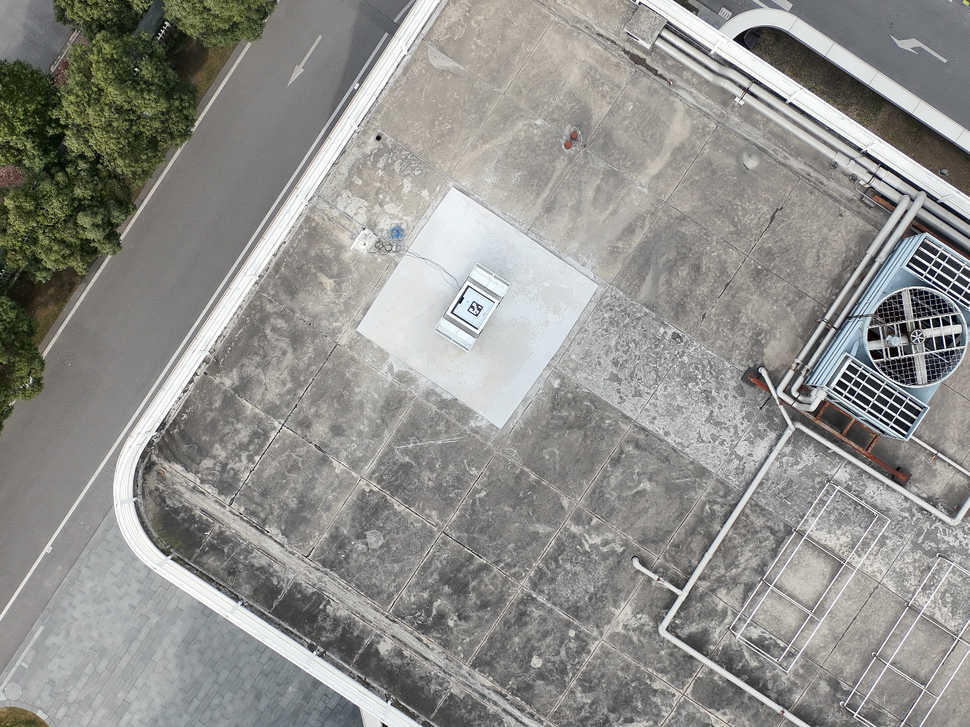
#> input picture PYTHON_EXERCISE/image/test_image.png, 970 x 727 px, shrunk from 1388 x 1040 before the run
$ python TestB.py
#> lines starting #> are read from the running program, lines starting #| are printed output that depends on the picture
import cv2
import numpy as np


def calculate_marker_orientation(corners):
    """
    计算 ArUco 标记的方向向量。

    :param corners: ArUco 标记的四个角点坐标
    :return: 方向向量 (dx, dy)
    """
    # 获取标记的中心点
    center_x = int(np.mean(corners[:, 0]))
    center_y = int(np.mean(corners[:, 1]))

    # 假设 ArUco 标记的第 0 号角点是最左边的角点
    dx = corners[0, 0] - center_x
    dy = corners[0, 1] - center_y

    return dx, dy


def calculate_rotation_angle(dx, dy):
    """
    计算方向向量相对于图像顶部的顺时针旋转角度。

    :param dx: 方向向量的 x 分量
    :param dy: 方向向量的 y 分量
    :return: 顺时针旋转角度（度）
    """
    # 使用 atan2 计算角度，返回值范围 [-pi, pi]
    angle_rad = np.arctan2(dy, dx)

    # 将弧度转换为角度
    angle_deg = np.degrees(angle_rad)

    # 因为OpenCV的坐标系y轴向下，我们计算的是从y轴开始的逆时针角度，
    # 所以我们需要调整角度使其符合顺时针测量的标准（从x轴开始）
    rotation_angle = (90 - angle_deg) % 360

    return rotation_angle


def main():
    # 加载图像
    image_path = '../../image/test_image.png'
    image = cv2.imread(image_path)
#> image is the input picture: shape (727, 970, 3); mean B, G, R 140.4, 144.1, 144.4
    if image is None:
        print("Error: Could not load image.")
        return

    # 转为灰度图
    gray = cv2.cvtColor(image, cv2.COLOR_BGR2GRAY)
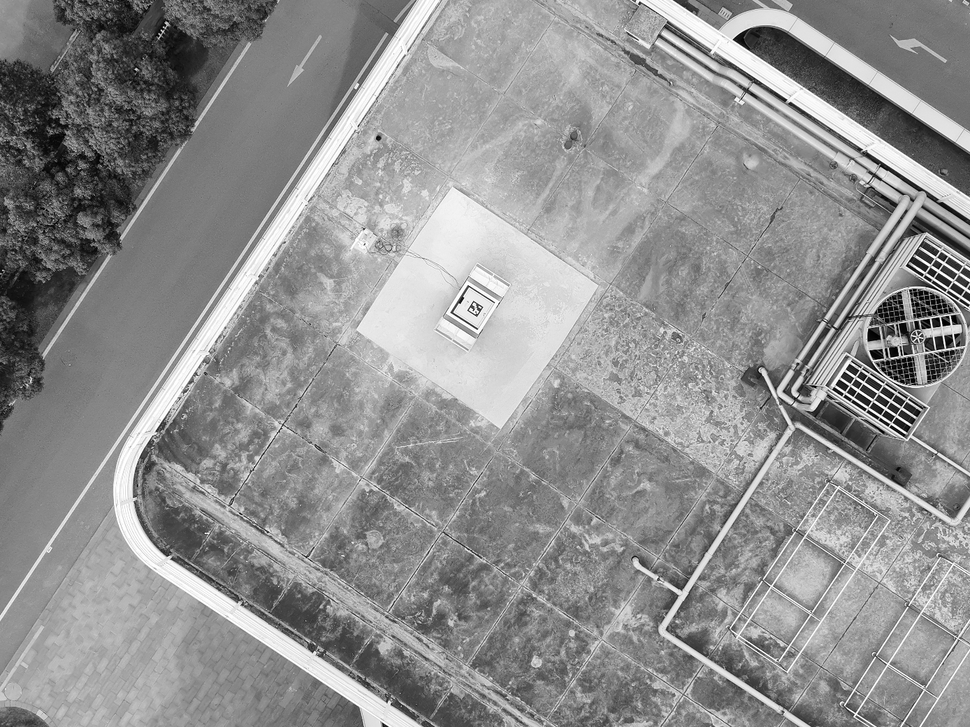
#> gray: shape (727, 970); min 0, max 255, mean 143.8
    # 初始化 ArUco 检测器
    aruco_dict = cv2.aruco.getPredefinedDictionary(cv2.aruco.DICT_6X6_50)
    parameters = cv2.aruco.DetectorParameters()
    # 检测 ArUco 标记
    detector = cv2.aruco.ArucoDetector(aruco_dict, parameters)
    corners, ids, rejected_img_points = detector.detectMarkers(gray)
#> corners = ([[482, 306], [477, 316], [467, 310], [473, 301]],); ids = [23]; rejected_img_points = 38 items

    if ids is not None:
        for i in range(len(ids)):
            # 获取当前标记的角点坐标
            current_corners = corners[i][0]

            # 计算标记的方向向量
            orientation_vector = calculate_marker_orientation(current_corners)

            # 计算旋转角度
            rotation_angle = calculate_rotation_angle(orientation_vector[0], orientation_vector[1])

            print(f"ArUco ID {ids[i]} 顺时针旋转角度: {rotation_angle:.2f} 度")

            # 显示结果图像
            cv2.imshow('ArUco Detection', image)
            cv2.waitKey(0)
#> this loop made 1 pass
#> (current_corners, center_x in calculate_marker_orientation, center_y in calculate_marker_orientation, dx in calculate_marker_orientation, dy in calculate_marker_orientation, angle_rad in calculate_rotation_angle, angle_deg in calculate_rotation_angle, rotation_angle) on pass 1: ([[482, 306], [477, 316], [467, 310], [473, 301]], 474, 308, 8, -2, -0.245, -14.04, 104)
#| ArUco ID [23] 顺时针旋转角度: 104.04 度
    else:
        print("No ArUco markers detected.")

    cv2.destroyAllWindows()


if "__main__" != __name__:
    pass
else:
    main()
